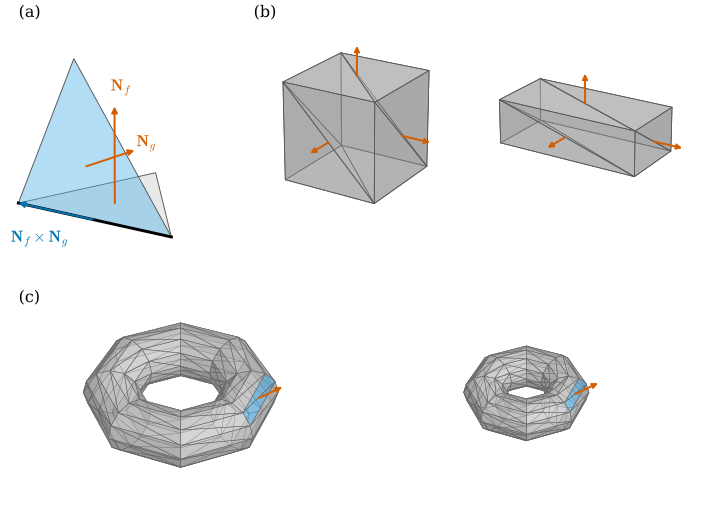

Write Python code to recreate this figure.
"""Figure 38.6.2: what the discrete Gauss map determines.

(a) Two faces f = (0, 1, 2), g = (1, 0, 3) of the hinge (ddg38.hinge, psi = 100 degrees) with unit normals N_f, N_g
(vermilion, at the barycenters) and the direction N_f x N_g (blue, at the edge midpoint): it is parallel to the shared
edge x_1 - x_0, because the edge is perpendicular to both normals (Lemma 38.6.7).
(b) Two triangulated boxes (ddg38.cube({}) scaled by (1, 1, 1) and by (1.5, 0.7, 0.45)): the same simplicial surface,
the same face normals +-e_k, but not similar. The diagonals of the squares are flat edges (N_f = N_g).
(c) torus_mesh(2, 0.8, 12, 8) and torus_mesh(1.2, 0.6, 12, 8): every quad of the grid is a planar trapezoid and its
normal does not depend on (R, r), so the two meshes have the same face normals (to 1e-15) but are not similar. One
quad (i, j) = (1, 7) and its normal are marked in both.

Run: PYTHONPATH=tools python3 chapters/38-surfaces-smooth-discrete/figures/fig-38-6-2-shape-from-normals.py
"""
import sys
from pathlib import Path

import numpy as np

sys.path.insert(0, str(Path(__file__).resolve().parents[1] / "lib"))
import dgfig  # noqa: E402
dgfig.setup()
import matplotlib.pyplot as plt  # noqa: E402
from mpl_toolkits.mplot3d.art3d import Poly3DCollection  # noqa: E402

import dgmesh as dm  # noqa: E402
import ddg38  # noqa: E402

C = dgfig.COLORS

# ---------------------------------------------------------------- data and self-checks
Vh, Fh = ddg38.hinge(np.deg2rad(100))
Nh = dm.face_normals(Vh, Fh)
edge_dir = np.cross(Nh[0], Nh[1])
assert np.linalg.norm(np.cross(edge_dir, Vh[1] - Vh[0])) < 1e-12           # N_f x N_g is parallel to the edge
assert abs(np.linalg.norm(edge_dir) - np.sin(np.deg2rad(100))) < 1e-12      # |N_f x N_g| = sin(bending angle)

Vb, Fb = ddg38.cube({})
SCALES = [np.array([1.0, 1.0, 1.0]), np.array([1.5, 0.7, 0.45])]
boxes = [Vb * s for s in SCALES]
assert np.allclose(dm.face_normals(boxes[0], Fb), dm.face_normals(boxes[1], Fb))
nb = dm.face_normals(boxes[0], Fb)
flat = sum(1 for (i, j) in ddg38.edge_lengths(boxes[0], Fb)
           if np.allclose(*nb[[f for f in range(len(Fb)) if i in Fb[f] and j in Fb[f]]]))
assert flat == 6                                                            # the six square diagonals

TORI = [(2.0, 0.8), (1.2, 0.6)]
tori = [dm.torus_mesh(R, r, 12, 8) for R, r in TORI]
assert np.abs(dm.face_normals(*tori[0]) - dm.face_normals(*tori[1])).max() < 1e-14
Nt = dm.face_normals(*tori[0])
assert np.abs(Nt[0::2] - Nt[1::2]).max() < 1e-14                           # each quad is planar (flat diagonal)
q = 1 * 8 + 7                                                               # quad (i, j) = (1, 7): faces 2q, 2q + 1

fig = plt.figure(figsize=(7.2, 5.4))


def panel(rect, elev, azim):
    ax = fig.add_axes(rect, projection="3d")
    ax.view_init(elev=elev, azim=azim)
    ax.set_axis_off()
    ax.computed_zorder = False
    return ax


# ---------------------------------------------------------------- (a)
ax = panel([0.0, 0.5, 0.34, 0.47], 20, -62)
ax.add_collection3d(Poly3DCollection(Vh[Fh], facecolors=[C["surface"], C["region"]], edgecolors="#555555",
                                     linewidths=0.7, alpha=0.45))
ax.plot(*Vh[[0, 1]].T, color=C["main"], lw=2.2, zorder=6)
for f, lab, off in ((0, r"$\mathbf{N}_f$", (0.04, 0.0, 0.04)), (1, r"$\mathbf{N}_g$", (0.04, 0.0, 0.04))):
    dgfig.arrow3d(ax, Vh[Fh[f]].mean(0), 0.6 * Nh[f], role="normal", label=lab, zorder=10, head=9, label_offset=off)
m = (Vh[0] + Vh[1]) / 2
dgfig.arrow3d(ax, m, 0.5 * edge_dir / np.linalg.norm(edge_dir), role="tangent",
              label=r"$\mathbf{N}_f\times\mathbf{N}_g$", zorder=11, head=9, label_offset=(0.22, 0.0, -0.2))
dgfig.equal_aspect(ax, np.vstack([Vh, Vh[Fh[0]].mean(0) + 0.6 * Nh[0], Vh[Fh[1]].mean(0) + 0.6 * Nh[1]]), zoom=1.15)
fig.text(0.02, 0.95, "(a)", fontsize=12)

# ---------------------------------------------------------------- (b)
for k, V in enumerate(boxes):
    ax = panel([0.34 + 0.33 * k, 0.5, 0.33, 0.47], 22, -58)
    col = dm.shade(V, Fb, dm.hex_to_rgb(C["surface"]))
    ax.add_collection3d(Poly3DCollection(V[Fb], facecolors=col, edgecolors="#555555", linewidths=0.6, alpha=0.5))
    seen = []
    for f in range(len(Fb)):
        n = nb[f]
        if n @ np.array([0.5, -0.8, 0.4]) > 0 and not any(np.allclose(n, s) for s in seen):   # visible squares
            seen.append(n)
            sq = [g for g in range(len(Fb)) if np.allclose(nb[g], n)]
            dgfig.arrow3d(ax, V[np.unique(Fb[sq])].mean(0), 0.6 * n, role="normal", zorder=10, head=8)
    dgfig.equal_aspect(ax, np.vstack([Vb * 1.5, Vb * 0.6 * 1.5]), zoom=1.2)
fig.text(0.36, 0.95, "(b)", fontsize=12)

# ---------------------------------------------------------------- (c)
for k, (V, F) in enumerate(tori):
    ax = panel([0.5 * k, 0.0, 0.5, 0.44], 40, -90)
    col = dm.shade(V, F, dm.hex_to_rgb(C["surface"]))
    fc = [C["region"] if f in (2 * q, 2 * q + 1) else col[f] for f in range(len(F))]
    ax.add_collection3d(Poly3DCollection(V[F], facecolors=fc, edgecolors="#666666", linewidths=0.4, alpha=0.6))
    c = V[np.unique(F[[2 * q, 2 * q + 1]])].mean(0)
    dgfig.arrow3d(ax, c, 0.9 * Nt[2 * q], role="normal", zorder=12, head=8)
    dgfig.equal_aspect(ax, tori[0][0], zoom=1.25)
fig.text(0.02, 0.40, "(c)", fontsize=12)
dgfig.save(fig, __file__)
